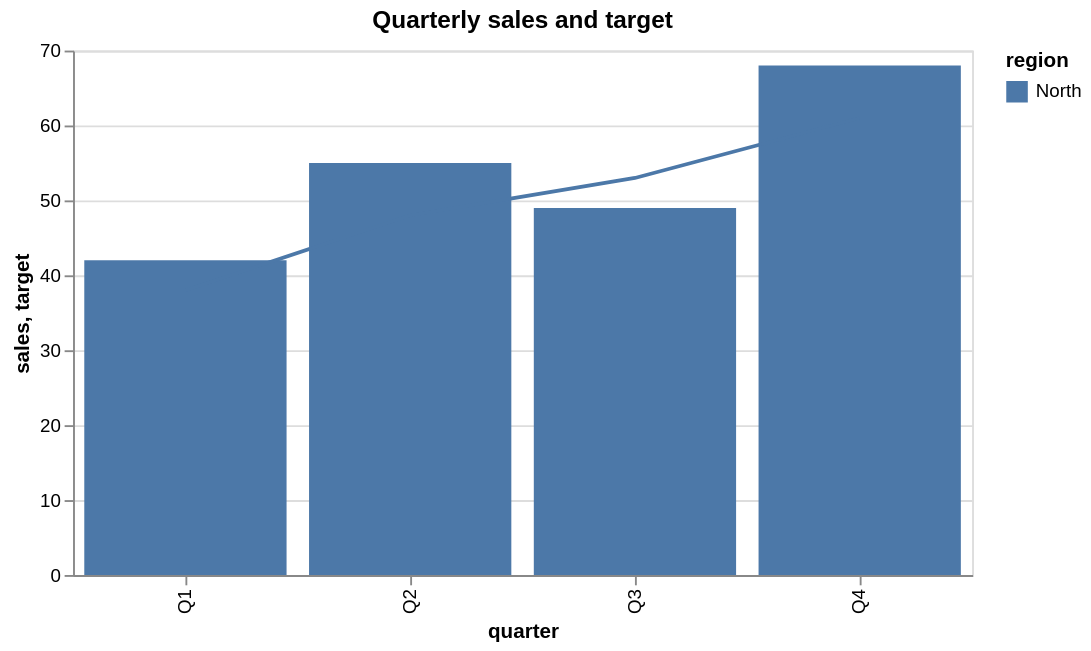

Source (Vega-Lite JSON):
### Vega-Lite specification from a JSON file in a GitHub repository (floating-point values rounded to 4 significant figures)
{"$schema": "https://vega.github.io/schema/vega-lite/v6.json", "title": "Quarterly sales and target", "width": 480, "height": 280, "data": {"values": [{"quarter": "Q1", "sales": 42, "target": 38, "region": "North"}, {"quarter": "Q2", "sales": 55, "target": 48, "region": "North"}, {"quarter": "Q3", "sales": 49, "target": 53, "region": "North"}, {"quarter": "Q4", "sales": 68, "target": 61, "region": "North"}]}, "encoding": {"x": {"field": "quarter", "type": "nominal"}, "color": {"field": "region", "type": "nominal"}}, "layer": [{"mark": "bar", "encoding": {"y": {"field": "sales", "type": "quantitative"}}}, {"mark": "line", "encoding": {"y": {"field": "target", "type": "quantitative"}}}]}
